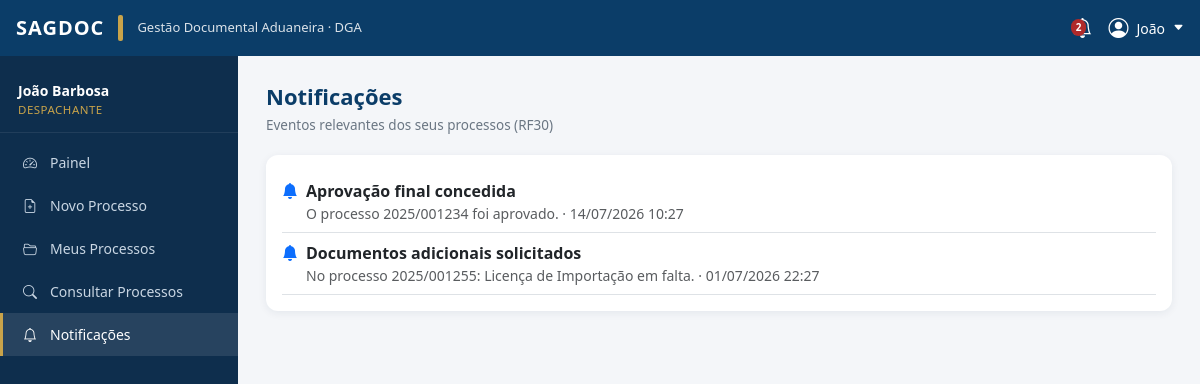
/notificacoes (signed in), run on the app's committed database.
### tables this page shows
CREATE TABLE notificacoes (
    id INT AUTO_INCREMENT PRIMARY KEY,
    usuario_id INT NOT NULL,
    tipo VARCHAR(50) NOT NULL,
    titulo VARCHAR(150) NOT NULL,
    mensagem TEXT NOT NULL,
    link_referencia VARCHAR(255) NULL,
    data_hora TIMESTAMP NOT NULL DEFAULT CURRENT_TIMESTAMP,
    lida BOOLEAN NOT NULL DEFAULT FALSE,
    CONSTRAINT fk_notif_usuario FOREIGN KEY (usuario_id) REFERENCES usuarios(id) ON DELETE CASCADE,
    INDEX idx_notif_usuario (usuario_id),
    INDEX idx_notif_lida (lida),
    INDEX idx_notif_data (data_hora)
);

### app/Core/View.php (called while the page is built, shortened)
<?php
final class View
{
    private static string $basePath = '';
    public static function init(string $basePath): void
    {
        self::$basePath = rtrim($basePath, '/');
    }
    public static function render(string $template, array $data = [], ?string $layout = 'app'): string
    {
        $content = self::renderTemplate($template, $data);
        return self::renderTemplate('layouts/' . $layout, array_merge($data, ['content' => $content]));
    }
    private static function renderTemplate(string $template, array $data): string
    {
        $file = self::$basePath . '/' . $template . '.php';
        extract($data, EXTR_SKIP);
        require $file;
        return (string) ob_get_clean();
    }
}

### public/index.php (called while the page is built, shortened)
<?php
$basePath = dirname(__DIR__);
$appConfig = require $basePath . '/config/app.php';
$router = new Router();
$request = new Request();
$match = $router->match($request->method, $request->path);
[$controllerClass, $method] = $match['handler'];
$controller = new $controllerClass();
try {
    $controller->$method($request, $match['params']);
} catch (\PDOException $e) {
    error_log('[DB] ' . $e->getMessage());
    AuditService::log('ERRO_BD', 'sistema', null, $e->getMessage());
    Response::abort(500, 'Erro ao aceder à base de dados.');
}

### app/Core/Database.php (called while the page is built, shortened)
<?php
final class Database
{
    private static ?PDO $instance = null;
    public static function connection(): PDO
    {
        if (self::$instance === null) {
            $config = require dirname(__DIR__, 2) . '/config/database.php';
            $dsn = sprintf(
                'mysql:host=%s;port=%s;dbname=%s;charset=utf8mb4',
                $config['host'],
                $config['port'],
                $config['database']
            );
            try {
                self::$instance = new PDO($dsn, $config['username'], $config['password'], [
                    PDO::ATTR_ERRMODE => PDO::ERRMODE_EXCEPTION,
                    PDO::ATTR_DEFAULT_FETCH_MODE => PDO::FETCH_ASSOC,
                    PDO::ATTR_EMULATE_PREPARES => false,
                ]);
            } catch (PDOException $e) {
                throw new PDOException('Falha na ligação à base de dados: ' . $e->getMessage(), (int) $e->getCode());
            }
        }
        return self::$instance;
    }
}

### app/Models/BaseModel.php (called while the page is built, shortened)
<?php
abstract class BaseModel
{
    protected static function db(): PDO
    {
        return Database::connection();
    }
}

### app/Models/Notificacao.php (called while the page is built, shortened)
<?php
final class Notificacao extends BaseModel
{
    public static function porUsuario(int $usuarioId, int $limite = 50): array
    {
        $stmt = self::db()->prepare(
            'SELECT * FROM notificacoes WHERE usuario_id = :uid ORDER BY data_hora DESC LIMIT :lim'
        );
        $stmt->bindValue('uid', $usuarioId, \PDO::PARAM_INT);
        $stmt->bindValue('lim', $limite, \PDO::PARAM_INT);
        $stmt->execute();
        return $stmt->fetchAll();
    }
}

### app/Core/Session.php (called while the page is built, shortened)
<?php
final class Session
{
    public static function get(string $key, mixed $default = null): mixed
    {
        return $_SESSION[$key] ?? $default;
    }
}

### app/Middleware/AuthMiddleware.php (called while the page is built, shortened)
<?php
final class AuthMiddleware
{
    public static function usuario(): ?array
    {
        return Session::get('usuario');
    }
}

### app/Helpers/validation.php (called while the page is built, shortened)
<?php
function e(?string $value): string
{
    return htmlspecialchars($value ?? '', ENT_QUOTES, 'UTF-8');
}

### app/Helpers/format.php (called while the page is built, shortened)
<?php
function fmt_datahora(?string $dataHora): string
{
    return (new DateTime($dataHora))->format('d/m/Y H:i');
}

### app/Views/notificacoes/index.php (the view, shortened to what this page needs)
<div class="page-title">Notificações</div>
<div class="page-sub">Eventos relevantes dos seus processos (RF30)</div>
<div class="card-soft card">
  <div class="card-body">
    <?php foreach ($lista as $n): ?>
      <a href="<?= e($n['link_referencia'] ?? '#') ?>" class="d-flex gap-2 py-2 border-bottom text-decoration-none <?= $n['lida'] ? 'opacity-50' : '' ?>">
        <i class="bi bi-bell<?= $n['lida'] ? '' : '-fill' ?> text-primary"></i>
        <div>
          <div class="fw-semibold text-dark"><?= e($n['titulo']) ?></div>
          <div class="small text-muted"><?= e($n['mensagem']) ?> · <?= fmt_datahora($n['data_hora']) ?></div>
        </div>
      </a>
    <?php endforeach; ?>
  </div>
</div>

### public/assets/css/sagdoc.css (style rules this page uses)
:root { --azul:#0b3d68; --azul-2:#12558f; --azul-claro:#e8f0f8; --dourado:#c8a34a; --verde:#1e7e42; --amarelo:#b8860b; --vermelho:#b02a2a; --cinza:#f4f6f9; }
body { background:var(--cinza);font-family:"Segoe UI",Roboto,Helvetica,Arial,sans-serif;color:#233; }
a { color:var(--azul-2); }
.page-title { font-size:22px;font-weight:700;color:var(--azul);margin-bottom:2px; }
.page-sub { color:#6a7683;font-size:13.5px;margin-bottom:20px; }
.card-soft { background:#fff;border:none;border-radius:12px;box-shadow:0 2px 8px rgba(10,40,70,.07); }

### data on the page
notificacoes: lida 0 (drawn), titulo "Aprovação final concedida", mensagem "O processo 2025/001234 foi aprovado.", data_hora "14/07/2026 10:27"
notificacoes: lida 0 (drawn), titulo "Documentos adicionais solicitados", mensagem "No processo 2025/001255: Licença de Importação em falta.", data_hora "01/07/2026 22:27"

### other printed values
$naoLidas "2"
explode(' ', $usuarioLogado['nome'])[0] "João"
$usuarioLogado['nome'] "João Barbosa"
perfil_label($usuarioLogado['perfil']) "DESPACHANTE"
$item['label'] "Painel"
$item['label'] "Novo Processo"
$item['label'] "Meus Processos"
$item['label'] "Consultar Processos"
$item['label'] "Notificações"
